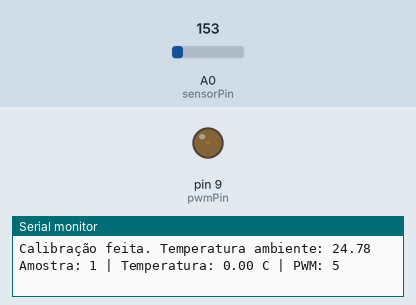
Recording of a sketch running on a simulated Arduino Uno, built with avr-gcc and run on an emulated ATmega328P. Shown: output pins drawn as LEDs (lit = HIGH), the last lines printed to the serial monitor. The test bench sets the inputs (shaded band); at power-on: A0 (sensorPin) = 153.

Above: at 2.1 s.
At 20.1 s:
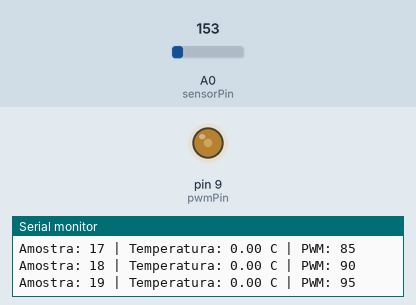
At 38.1 s:
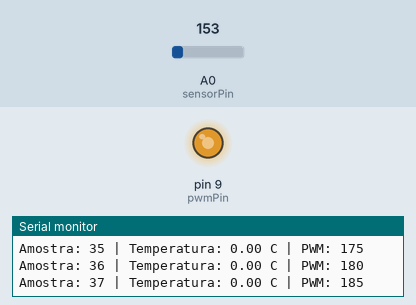
Timing chart, 0 to 40.0 s (numbered marks = the images above):
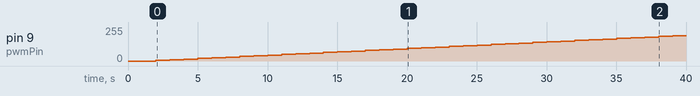

The sketch:

LCT_Controle_Simples02.ino
```cpp
// Definindo os pinos
const int pwmPin = 9;       // Pino PWM para o TIP120
const int sensorPin = A0;   // Pino analógico para TMP36
float temperaturaAlvo = 40.0; // Temperatura desejada em °C

// Definindo o número total de amostras e o tempo de amostragem
int tempoAmostragem = 10 * 60; // Tempo total em segundos (10 minutos = 600 segundos)
int amostrasTotais = 600; // Total de 600 amostras (1 amostra por segundo)
int amostrasAtual = 0;    // Contador de amostras

// Variável para armazenar a temperatura ambiente calibrada
float temperaturaAmbiente;

// Iniciar o valor do PWM em 0
int pwmValue = 0;

void setup() {
  Serial.begin(9600);       // Inicia comunicação serial
  pinMode(pwmPin, OUTPUT);  // Configura o pino PWM como saída

  // Calibrar o sensor para compensar a temperatura ambiente
  temperaturaAmbiente = lerTemperatura();
  Serial.print("Calibração feita. Temperatura ambiente: ");
  Serial.println(temperaturaAmbiente);

  // Adicionar um pequeno delay para leitura inicial
  delay(2000);  // Espera 2 segundos antes de começar as leituras
}

void loop() {
  if (amostrasAtual < amostrasTotais) {
    // Ler a temperatura e ajustar a temperatura com base na calibração
    float temperaturaAtual = lerTemperatura() - temperaturaAmbiente;

    // Controle simples: Incrementa ou decrementa o PWM em passos de 10
    if (temperaturaAtual > temperaturaAlvo) {
      pwmValue = max(pwmValue - 5, 0); // Reduz o PWM (não pode ser menor que 0)
    } else if (temperaturaAtual < temperaturaAlvo) {
      pwmValue = min(pwmValue + 5, 255); // Aumenta o PWM (não pode ser maior que 255)
    }

    // Aplicar o PWM no TIP31C
    analogWrite(pwmPin, pwmValue);

    // Exibir a temperatura e o PWM no Monitor Serial de maneira mais lenta
    Serial.print("Amostra: ");
    Serial.print(amostrasAtual + 1);
    Serial.print(" | Temperatura: ");
    Serial.print(temperaturaAtual);
    Serial.print(" C | PWM: ");
    Serial.println(pwmValue);

    // Incrementar o contador de amostras
    amostrasAtual++;

    // Esperar 1 segundo (1000 milissegundos) para coletar a próxima amostra
    delay(1000); // 1 amostra por segundo
  } else {
    // Finalizar a coleta de dados após todas as amostras serem coletadas
    Serial.println("Coleta de dados finalizada.");
    analogWrite(pwmPin, 0); // Desliga o PWM
    while (true); // Para o loop após a coleta de todas as amostras
  }
}

// Função para ler a temperatura do sensor TMP36
float lerTemperatura() {
  int valorLeitura = analogRead(sensorPin);       // Lê o valor analógico (0-1023)
  float voltagem = (valorLeitura * 5.0) / 1023.0; // Converte para voltagem
  float temperatura = (voltagem - 0.5) * 100.0;   // Converte para graus Celsius
  return temperatura;
}
```

Measured:
- by itself, pin 9 (pwmPin): moves from 0/255 to 190/255 over 37.0 s
